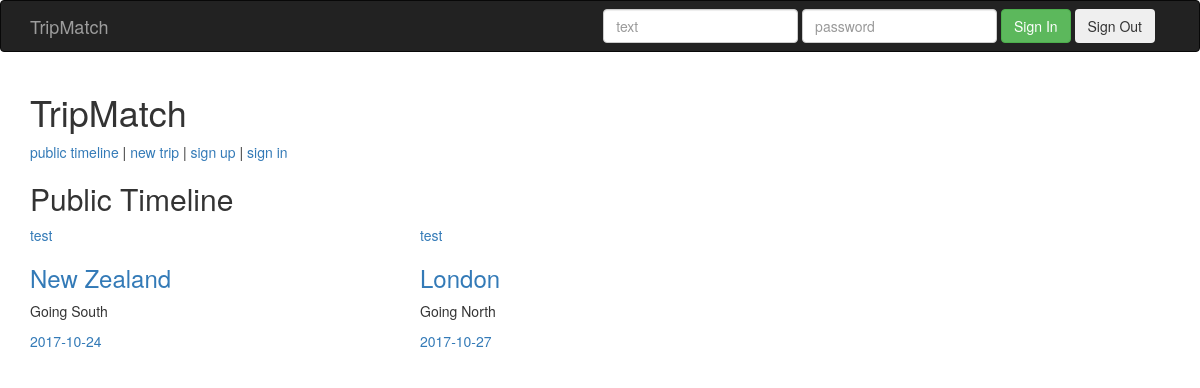
Before: / with the older database file.
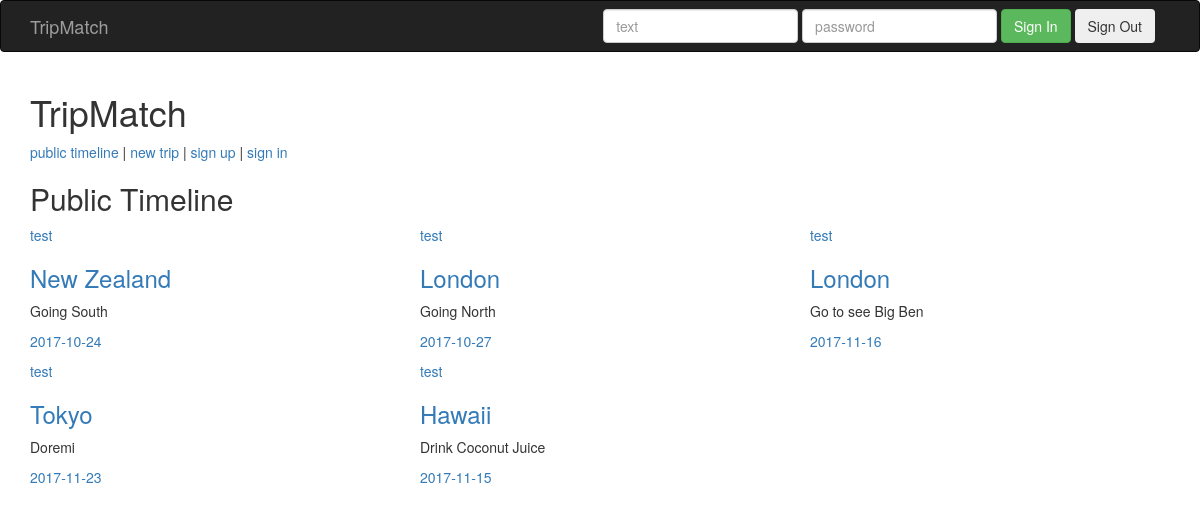
After: the same page with the newer database file.
### tripmatch/tripmatch_model.py (models this page shows, shortened)
class TripDetails(Base):
    __tablename__ = 'trip_details'
    id = Column(Integer, primary_key=True)
    user_id = Column(Integer, ForeignKey('users.id'))
    destination_id = Column(Integer, ForeignKey('destinations.id'))
    duration = Column(String, nullable=True)
    date_start = Column(String, nullable=False)
    companions = Column(Integer, nullable=False)
    city_takeoff = Column(String, nullable=True)
    expected_group_size = Column(Integer, nullable=True)
    notes = Column(String, nullable=True)
    date_create = Column(String, nullable=False)
    contact = Column(String, nullable=True)
    users = relationship('Users', back_populates='trip_details')
    destinations = relationship('Destinations', back_populates='trip_details')
    waitinglist = relationship('Waitinglist', back_populates='trip_details')

class Users(Base):
    __tablename__ = 'users'
    id = Column(Integer, primary_key=True)
    username = Column(String, nullable=False)
    email = Column(String, nullable=False)
    password = Column(String, nullable=False)
    trip_details = relationship('TripDetails', back_populates='users')
    waitinglist = relationship('Waitinglist', back_populates='users')

class Destinations(Base):
    __tablename__ = 'destinations'
    id = Column(Integer, primary_key=True)
    destination = Column(String, nullable=False)
    trip_details = relationship('TripDetails', back_populates='destinations')

### tripmatch/trip_server.py (the view)
@app.route('/')
def timeline():
    db_session = get_db_session()
    trips = db_session.query(TripDetails).all()
    return render_template('timeline.html', trips=trips)

### tripmatch/trip_server.py (called while the page is built)
def get_db_session():
    return sessionmaker(bind=engine)()

### tripmatch/templates/timeline.html
{% extends "layout.html" %}
{% block title %}Public Timeline{% endblock %}
{% block body %}
    <h2>{{ self.title() }}</h2>
    <div class="row  trips">
        {% for trip in trips %}
        <div class="col-md-4">
            <p><a href="">{{trip.users.username}}</a></p>
            <h3><p><a href="{{url_for('display_trip', trip_id=trip.id)}}">{{trip.destinations.destination}}</a></p></h3>
            <p>{{trip.notes}}</p>
            <p><a href="">{{trip.date_start}}</a></p>
        </div>
        {% endfor %}
    </div>
{% endblock %}

### tripmatch/templates/layout.html (shortened to what this page needs)
<!DOCTYPE html>
<html lang="zh-CN">
<head>
    <link rel="stylesheet" href="https://cdn.bootcss.com/bootstrap/3.3.7/css/bootstrap.min.css"
>
    <link rel="stylesheet" href="{{url_for('static', filename='style.css')}}">
</head>
<body>
    <nav class="navbar navbar-inverse">
        <div class="container">
            <div class="navbar-header">
                <a class="navbar-brand" href="#">TripMatch</a>
            </div>
            <div id="navbar" class="navbar-collapse">
                <form action="" class="navbar-form navbar-right">
                    <div class="form-group">
                        <input type="text" placeholder="text" class="form-control">
                    </div>
                    <div class="form-group">
                        <input type="password" placeholder="password" class="form-control">
                    </div>
                    <button type="submit" class="btn btn-success">Sign In</button>
                    <button type="submit" class="btn" onclick="logout">Sign Out</button>
                </form>
            </div>
        </div>
    </nav>
    <div class="container">
        <div>
            <h1>TripMatch</h1>
            <div class="navigation">
                <a href="{{ url_for('public_timeline') }}">public timeline</a> |
                <a href="{{ url_for('new_trip') }}">new trip</a> |
                <a href="{{ url_for('register')  }}">sign up</a> |
                <a href="{{ url_for('login') }}">sign in</a>
            </div>
            <div class="body">
                {% block body %}{% endblock %}
            </div>
        </div>
    </div>
</body>
</html>

Changed rows visible on the page:
added TripDetails: users.username "test", destinations.destination "London", notes "Go to see Big Ben", date_start "2017-11-16"
added TripDetails: users.username "test", destinations.destination "Tokyo", notes "Doremi", date_start "2017-11-23"
added TripDetails: users.username "test", destinations.destination "Hawaii", notes "Drink Coconut Juice", date_start "2017-11-15"
